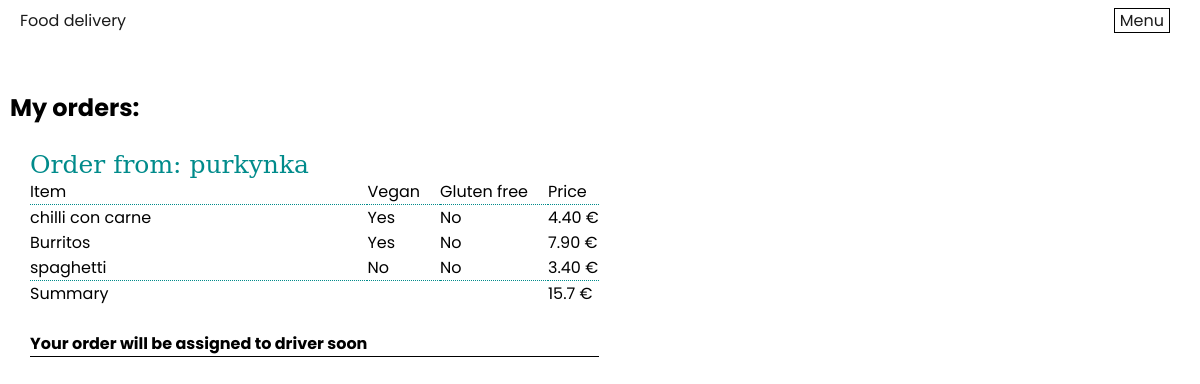
Screenshot of /myOrders.php (signed in) with the database file from the repository.
### tables this page shows
CREATE TABLE `order` (
  orderId INT AUTO_INCREMENT NOT NULL PRIMARY KEY,
  additionalInfo TEXT,
  state ENUM("placedButNotAssignedToDriver", "assignedToDriver", "BeingDelivered"),
  dinerId INT NOT NULL,
  driverId INT NULL,
  restaurantId INT NOT NULL,
  FOREIGN KEY (dinerId) REFERENCES person(personId),
  FOREIGN KEY (driverId) REFERENCES person(personId),
  FOREIGN KEY (restaurantId) REFERENCES restaurant(restaurantId)
);

CREATE TABLE restaurant (
  restaurantId INT AUTO_INCREMENT NOT NULL PRIMARY KEY,
  name TINYTEXT,
  description TEXT,
  town TINYTEXT,
  street TINYTEXT,
  zip INT,
  phoneNumber TINYTEXT,
  openingTime TIME,
  closureTime TIME
);

CREATE TABLE item (
  itemId INT AUTO_INCREMENT NOT NULL PRIMARY KEY,
  name TINYTEXT,
  description TEXT,
  picture TEXT,
  price DECIMAL(6,2),
  type ENUM("dailyMenu", "meal","sidedish", "sauce", "beverage"),
   
  isVegan BOOLEAN DEFAULT FALSE,
  isGlutenFree BOOLEAN DEFAULT FALSE
);

### myOrders.php (the view, shortened to what this page needs)
<link rel="stylesheet" type="text/css" href="styles/my-orders-style.css">
<div class="main-page-container">
<?php
    include "header.php";
    echo"<h2>My orders:</h2><br>";
    $userId = null;
    if(isset($_SESSION['userId'])) {
        $myOrders = $pdo->query("SELECT R.name as r_name,orderId,O.state FROM `order` O INNER JOIN person P on P.personId=O.dinerId LEFT JOIN restaurant R on O.restaurantId=R.restaurantId WHERE dinerId={$_SESSION['userId']}")->fetchAll(PDO::FETCH_ASSOC);
        $userId = $_SESSION['userId'];
    }
    if($userId!=null and !empty($myOrders)){
        echo "<table style=\"border-collapse: collapse; margin-left: 20px\">";
        foreach($myOrders as $order){
            $price = 0.0;
            $state = get_state($order['state']);
            echo <<<HTML
            <tr><td class='order-td'>Order from: {$order['r_name']}</td></tr>
            <tr style="border-bottom: 1px dotted darkcyan;">
            <td class="item-td" style="padding-right: 20px">Item</td>
            <td class="item-td" style="padding-right: 20px">Vegan</td>
            <td class="item-td" style="padding-right: 20px">Gluten free</td>
            <td class="item-td">Price</td>
            </tr>
HTML;
            $items = $pdo->query("SELECT i.name,i.description,picture,price, isVegan,isGlutenFree FROM `order` O NATURAL JOIN orderHasItem NATURAL JOIN item i  where orderId = {$order['orderId']}")->fetchAll(PDO::FETCH_ASSOC);
            foreach($items as $item){
                $price += $item['price'];
                echo <<<HTML
            <tr>
                <td class="item-td">{$item["name"]}</td>
                <td class="item-td">
HTML;
                if($item["isVegan"]){
                    echo "Yes";
                }
                else{
                    echo"No";
                }
                echo "</td><td class=\"item-td\">";
                if($item["isGlutenFree"]){
                    echo "Yes";
                }
                else{
                    echo "No";
                }
                echo <<<HTML
                </td>
                <td class="item-td">{$item["price"]} €
            </tr>
HTML;
            }
            echo <<<HTML
            <tr style="border-top: 1px dotted darkcyan;">
            <td class="item-td">Summary</td>
            <td class="item-td"></td>
            <td class="item-td"></td>
            <td class="item-td">$price €</td>
            </tr>
            <tr><td style="padding-top: 25px"></td></tr>
            <tr style="border-bottom: 1pt solid black"><td class="item-td" style="font-weight: bold">{$state}</td>
            </tr>
            <tr><td style="padding-top: 25px"></td></tr>
HTML;
        }
        echo"</table>";
    }
    else{
        echo"<p>You have no orders at the moment!</p>";
    }
    function get_state($state){
        switch ($state){
            case "placedButNotAssignedToDriver":
                return "Your order will be assigned to driver soon";
        }
        return "";
    }
    ?>
</div>

### header.php (shortened to what this page needs)
<!DOCTYPE html>
<html lang="en">
<head>
    <link rel="stylesheet" href="styles/header-style.css">
    <link rel="stylesheet" type="text/css" href="styles/style.css">
</head>
<body>
    <div class="main-page-container">
        <div class="main-header">
            <p><a href="index.php">Food delivery</a></p>
            <div class="header-nav">
                <a class="menu-nav-link"  href="#">Menu</a>
            </div>
        </div>
    </div>
</body>
</html>

### styles/my-orders-style.css (style rules this page uses)
.item-td { text-align: left; }
.order-td { text-align: left; font-size: 25px; color : darkcyan; font-family: "DejaVu Serif", serif; }

### styles/header-style.css (style rules this page uses)
.main-header { display: flex; align-items: center; justify-content: space-between; height: 40px; margin-bottom: 50px; }
a { text-decoration:none; color: rgb(27, 27, 27); }
.header-nav a { margin: 0 10px; padding: 0 5px; border: 1px solid black; }

### styles/style.css (style rules this page uses)
* { box-sizing: border-box; margin: 0; padding: 0; font-family: 'Poppins', sans-serif; }
.main-page-container { max-width: 1300px; margin: 0 auto; padding: 0 10px; position: relative; }

### rows the page displays
order: restaurantId.name "purkynka", price "15.7", state "Your order will be assigned to driver soon"
item: name "chilli con carne", isVegan "Yes", isGlutenFree "No", price "4.40"
item: name "Burritos", isVegan "Yes", isGlutenFree "No", price "7.90"
item: name "spaghetti", isVegan "No", isGlutenFree "No", price "3.40"
